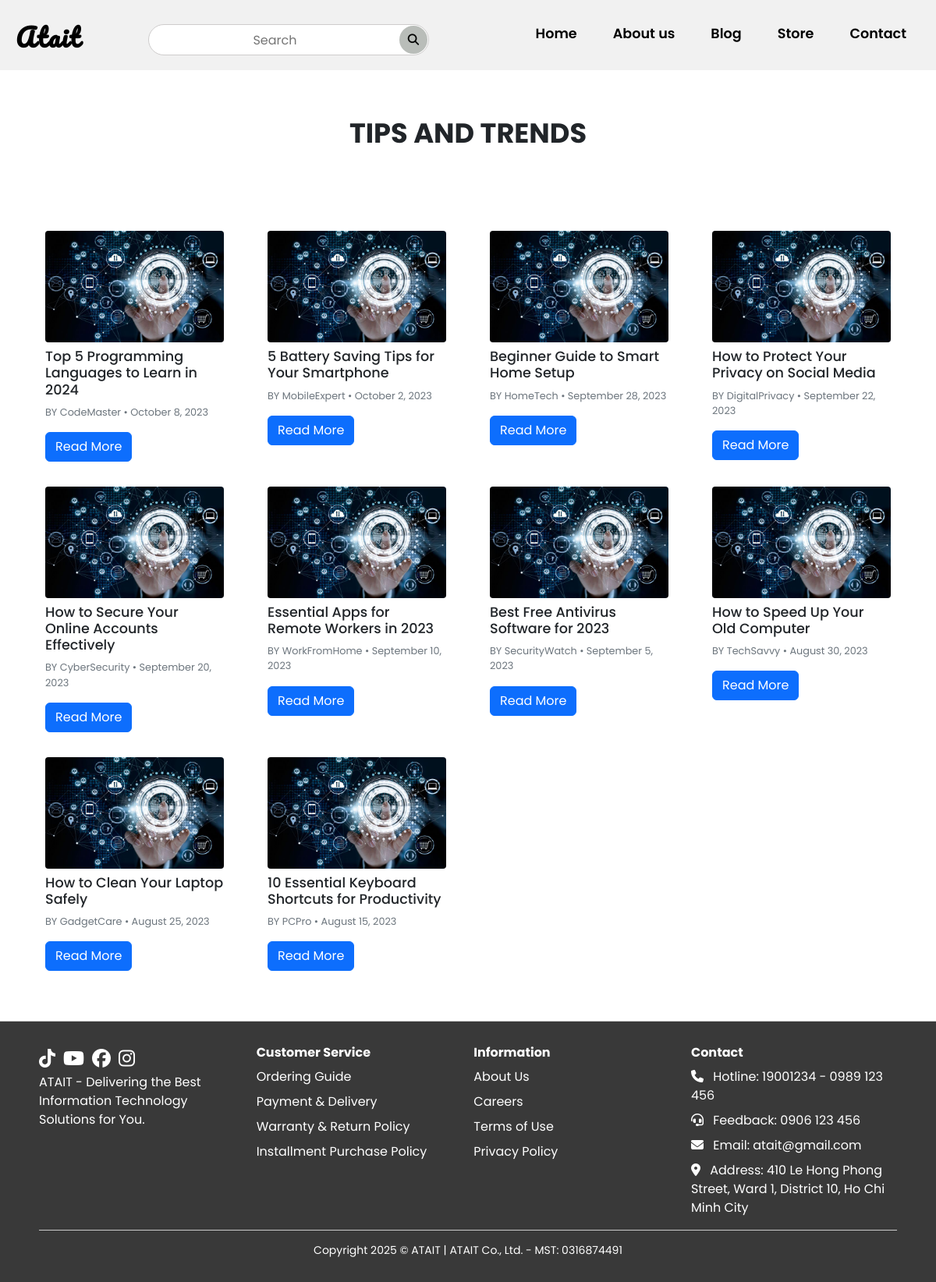
The page /52300173_52300157/public/category.php?category=tips-and-trends on the database its author committed.
### tables this page shows
CREATE TABLE `posts` (
  `id` int(11) NOT NULL,
  `title` varchar(255) DEFAULT NULL,
  `author` varchar(100) DEFAULT NULL,
  `content` text DEFAULT NULL,
  `image` varchar(255) DEFAULT NULL,
  `category` varchar(100) DEFAULT NULL,
  `created_at` datetime DEFAULT current_timestamp(),
  `likes_count` int(11) DEFAULT 0
);

### 52300173_52300157/public/category.php (the view, shortened to what this page needs)
<?php
require_once '../config/db.php';
$category = isset($_GET['category']) ? $_GET['category'] : '';
try {
    $stmt = $pdo->prepare("SELECT * FROM posts WHERE category = :category ORDER BY created_at DESC");
    $stmt->execute([':category' => $category]);
    $posts = $stmt->fetchAll(PDO::FETCH_ASSOC);
    $sectionTitle = ($category === 'hot-news') ? 'Hot News' : 'Tips and Trends';
} catch (PDOException $e) {
    die("Database error: " . $e->getMessage());
}
?>
<!DOCTYPE html>
<html lang="en">
<head>
    <link rel="stylesheet" href="assets/css/blog.css">
    <link rel="stylesheet" href="https://cdnjs.cloudflare.com/ajax/libs/font-awesome/6.6.0/css/all.min.css">
    <link rel="stylesheet" href="https://cdn.jsdelivr.net/npm/swiper@11/swiper-bundle.min.css">
    <link href="https://cdn.jsdelivr.net/npm/bootstrap@5.3.0/dist/css/bootstrap.min.css" rel="stylesheet">
</head>
<body>
    <header>
        <nav class="navbar section-content">
            <a href="home.php" class="nav-logo">
                <h2 class="logo-text">Atait</h2>
            </a>
            <div class="search-box" id="searchBox">
                <form action="blog.php" method="GET">
                    <input type="text" name="search" id="srch" placeholder="Search">
                    <button type="submit"><i class="fa fa-search"></i></button>
                </form>
            </div>
            <ul class="nav-menu">
                <li class="nav-item">
                    <a href="home.php" class="nav-link">Home</a>
                </li>
                <li class="nav-item">
                    <a href="home.php" class="nav-link">About us</a>
                </li>
                <li class="nav-item">
                    <a href="blog.php" class="nav-link">Blog</a>
                </li>
                <li class="nav-item">
                    <a href="store.php" class="nav-link">Store</a>
                </li>
                <li class="nav-item">
                    <a href="contact.php" class="nav-link">Contact</a>
                </li>
            </ul>
        </nav>
    </header>
    <main>
        <h2 class="section-title"><?= $sectionTitle ?></h2>
        <section class="container mb-5">
            <div class="row">
                <?php foreach ($posts as $post): ?>
                    <div class="col-md-4 col-lg-3 col-sm-6">
                        <div class="card h-100">
                            <div class="card-body">
                                <img src="../uploads/<?= htmlspecialchars($post['image']) ?>" alt="<?= htmlspecialchars($post['title']) ?>">
                                <h5 class="card-title"><?= htmlspecialchars($post['title']) ?></h5>
                                <p class="card-text">BY <?= htmlspecialchars($post['author']) ?> • <?= date('F j, Y', strtotime($post['created_at'])) ?></p>
                                <a href="post.php?id=<?= $post['id'] ?>" class="btn btn-primary">Read More</a>
                            </div>
                        </div>
                    </div>
                <?php endforeach; ?>
            </div>
        </section>
        <footer class="footer">
            <div class="footer-container">
                <div class="footer-column">
                    <div class="social-icons">
                        <a href="#"><i class="fa-brands fa-tiktok"></i></a>
                        <a href="#"><i class="fa-brands fa-youtube"></i></a>
                        <a href="#"><i class="fa-brands fa-facebook"></i></a>
                        <a href="#"><i class="fa-brands fa-instagram"></i></a>
                    </div>
                    <p>ATAIT - Delivering the Best Information Technology Solutions for You.</p>
                </div>
                <div class="footer-column">
                    <h3>Customer Service</h3>
                    <ul>
                        <li><a href="#">Ordering Guide</a></li>
                        <li><a href="#">Payment & Delivery</a></li>
                        <li><a href="#">Warranty & Return Policy</a></li>
                        <li><a href="#">Installment Purchase Policy</a></li>
                    </ul>
                </div>
                <div class="footer-column">
                    <h3>Information</h3>
                    <ul>
                        <li><a href="#">About Us</a></li>
                        <li><a href="#">Careers</a></li>
                        <li><a href="#">Terms of Use</a></li>
                        <li><a href="#">Privacy Policy</a></li>
                    </ul>
                </div>
                <div class="footer-column">
                    <h3>Contact</h3>
                    <ul class="contact-info">
                        <li><i class="fa-solid fa-phone"></i> Hotline: 19001234 - 0989 123 456</li>
                        <li><i class="fa-solid fa-headset"></i> Feedback: 0906 123 456</li>
                        <li><i class="fa-solid fa-envelope"></i> Email: atait@gmail.com</li>
                        <li><i class="fa-solid fa-location-dot"></i> Address: 410 Le Hong Phong Street, Ward 1, District 10, Ho Chi Minh City</li>
                    </ul>
                </div>
            </div>
            <div class="bottom-footer">
                Copyright 2025 © ATAIT | ATAIT Co., Ltd. - MST: 0316874491
            </div>
        </footer>
    </main>
</body>
</html>

### 52300173_52300157/public/assets/css/blog.css (style rules this page uses)
* { margin:0; padding: 0; box-sizing: border-box; font-family: "Poppins", sans-serif; }
:root { --white-color: #fff; --dark-color: #303030; --light-black-color: #464242; --primary-color: #252223; --secondary-color: #c7c7c7; --light-pink-color: #faf4f5; --medium-gray-color: #ccc;; --font-size-s: 0.9rem; --font-size-n: 1rem; --font-size-m: 1.12rem; --font-size-l: 1.5rem; --font-size-xl: 2rem; --font-size-xxl: 2.3rem; --font-weight-normal: 400; --font-weight-medium: 500; --font-weight-semibold: 600; --font-weight-bold: 700; --border-radius-s: 8px; --border-radius-m: 30px; --border-radius-circle: 50%; --site-max-width:1300px; }
html { scroll-behavior: smooth; }
ul { align-items: center; }
a { text-decoration: none; }
button { cursor: pointer; border: none; background: none; }
img { width: 100%; }
.section-content { margin: 0 auto; padding: 0 20px; max-width: var(--site-max-width); }
header { background-color: rgb(241, 241, 241); width: 100%; z-index: 5; position: relative; align-items: center; height: 90px; }
header .navbar { display: flex; padding: 20px; align-items: center; justify-content: space-between; }
.navbar .nav-item { list-style: none; }
.navbar .nav-logo { text-decoration: none; color: inherit; }
.navbar .nav-logo .logo-text { font-family: "Pacifico", sans-serif !important; color: #000 !important; font-size: 2rem; font-weight: var(--font-weight-semibold); letter-spacing: 2px; }
.navbar .nav-menu { display: flex; gap: 10px; }
.navbar .nav-menu .nav-link { padding: 10px 18px; color: #000 !important; font-size: 1.1em; border-radius: var(--border-radius-m); transition: 0.3s ease; font-family: "Poppins", sans-serif !important; font-weight: 600; }
.section-title { text-align: center; padding: 60px 0 80px; text-transform: uppercase; font-size: var(--font-size-xl); font-weight: 700; font-size: 2.2rem; }
header .search-box { position: relative; }
.search-box { flex: 1; position: relative; max-width: 400px; margin: 0 auto; padding: 0 20px; min-width: 200px; flex-shrink: 1; }
.search-box input { width: 100%; height: 40px; border: 0.5px solid rgb(206, 204, 204); outline: none; background: #ffffff; border-radius: 30px; color: #0a0a0a; font-size: 16px; text-align: center; padding-left: 5px; padding-right: 40px; }
.search-box button { cursor: pointer; width: 40px; height: 40px; border-radius: 30px; border: none; position: absolute; top: 0; right: 20px; transform: scale(0.9); background: rgb(185, 189, 185); }
.card { border: none !important; }
.card-body { padding: 1rem; }
.card-title { margin-top: 0.5rem; margin-bottom: 0.5rem; font-size: 1.1rem; }
.card-text { font-size: 0.8rem; color: #6c757d; }
.card img { width: 100%; border-radius: 0.25rem; }
.footer { background: #393939; padding: 30px 50px; border-top: 1px solid #ccc; }
.footer-container { display: flex; justify-content: space-between; flex-wrap: wrap; max-width: 1200px; margin: auto; color: var(--white-color); }
.footer-column { width: 24%; }
.footer-column h3 { font-size: 16px; font-weight: bold; margin-bottom: 10px; }
.footer-column ul { list-style: none; padding: 0; }
.footer-column ul li { margin-bottom: 8px; }
.footer-column ul li a { text-decoration: none; color: rgb(255, 255, 255); }
.social-icons { display: flex; gap: 10px; }
.social-icons a { font-size: 24px; color: rgb(255, 255, 255); }
.contact-info i { margin-right: 8px; }
.bottom-footer { color: #ffffff; text-align: center; font-size: 14px; padding-top: 15px; border-top: 1px solid #ccc; }

### rows shown on the page
posts: image (picture), title "Top 5 Programming Languages to Learn in 2024", author "CodeMaster", created_at "October 8, 2023"
posts: image (picture), title "5 Battery Saving Tips for Your Smartphone", author "MobileExpert", created_at "October 2, 2023"
posts: image (picture), title "Beginner Guide to Smart Home Setup", author "HomeTech", created_at "September 28, 2023"
posts: image (picture), title "How to Protect Your Privacy on Social Media", author "DigitalPrivacy", created_at "September 22, 2023"
posts: image (picture), title "How to Secure Your Online Accounts Effectively", author "CyberSecurity", created_at "September 20, 2023"
posts: image (picture), title "Essential Apps for Remote Workers in 2023", author "WorkFromHome", created_at "September 10, 2023"
posts: image (picture), title "Best Free Antivirus Software for 2023", author "SecurityWatch", created_at "September 5, 2023"
posts: image (picture), title "How to Speed Up Your Old Computer", author "TechSavvy", created_at "August 30, 2023"
posts: image (picture), title "How to Clean Your Laptop Safely", author "GadgetCare", created_at "August 25, 2023"
posts: image (picture), title "10 Essential Keyboard Shortcuts for Productivity", author "PCPro", created_at "August 15, 2023"

### other values the page prints
$sectionTitle "TIPS AND TRENDS"
